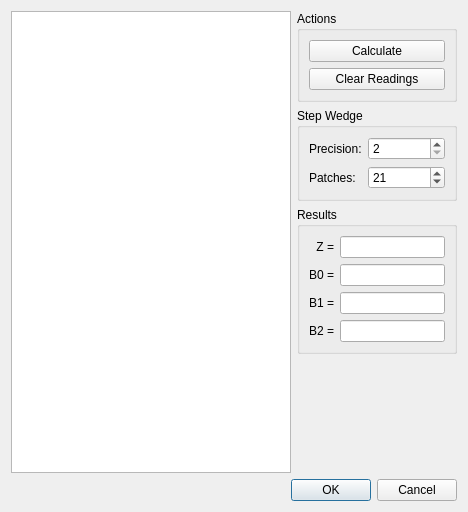
<?xml version="1.0" encoding="UTF-8"?>
<ui version="4.0">
 <class>SlopeCalibrationDialog</class>
 <widget class="QDialog" name="SlopeCalibrationDialog">
  <property name="geometry">
   <rect>
    <x>0</x>
    <y>0</y>
    <width>468</width>
    <height>512</height>
   </rect>
  </property>
  <property name="windowTitle">
   <string>Slope Calibration Tool</string>
  </property>
  <layout class="QVBoxLayout" name="verticalLayout_2">
   <item>
    <layout class="QHBoxLayout" name="horizontalLayout">
     <item>
      <widget class="QTableView" name="tableView">
       <property name="sizePolicy">
        <sizepolicy hsizetype="Fixed" vsizetype="Expanding">
         <horstretch>0</horstretch>
         <verstretch>0</verstretch>
        </sizepolicy>
       </property>
       <property name="minimumSize">
        <size>
         <width>280</width>
         <height>0</height>
        </size>
       </property>
       <property name="baseSize">
        <size>
         <width>0</width>
         <height>0</height>
        </size>
       </property>
      </widget>
     </item>
     <item>
      <layout class="QVBoxLayout" name="verticalLayout">
       <item>
        <widget class="QGroupBox" name="actionsGroupBox">
         <property name="title">
          <string>Actions</string>
         </property>
         <layout class="QVBoxLayout" name="verticalLayout_3">
          <item>
           <widget class="QPushButton" name="calculatePushButton">
            <property name="text">
             <string>Calculate</string>
            </property>
           </widget>
          </item>
          <item>
           <widget class="QPushButton" name="clearPushButton">
            <property name="text">
             <string>Clear Readings</string>
            </property>
           </widget>
          </item>
         </layout>
        </widget>
       </item>
       <item>
        <widget class="QGroupBox" name="wedgeGroupBox">
         <property name="title">
          <string>Step Wedge</string>
         </property>
         <layout class="QFormLayout" name="formLayout">
          <item row="0" column="0">
           <widget class="QLabel" name="wedgePrecLabel">
            <property name="text">
             <string>Precision:</string>
            </property>
           </widget>
          </item>
          <item row="0" column="1">
           <widget class="QSpinBox" name="wedgePrecSpinBox">
            <property name="minimum">
             <number>2</number>
            </property>
            <property name="maximum">
             <number>6</number>
            </property>
           </widget>
          </item>
          <item row="1" column="0">
           <widget class="QLabel" name="wedgeCountLabel">
            <property name="text">
             <string>Patches:</string>
            </property>
           </widget>
          </item>
          <item row="1" column="1">
           <widget class="QSpinBox" name="wedgeCountSpinBox">
            <property name="minimum">
             <number>5</number>
            </property>
            <property name="maximum">
             <number>41</number>
            </property>
            <property name="value">
             <number>21</number>
            </property>
           </widget>
          </item>
         </layout>
        </widget>
       </item>
       <item>
        <widget class="QGroupBox" name="resultsGroupBox">
         <property name="title">
          <string>Results</string>
         </property>
         <layout class="QGridLayout" name="gridLayout">
          <item row="3" column="0">
           <widget class="QLabel" name="b2Label">
            <property name="text">
             <string>B2 =</string>
            </property>
            <property name="alignment">
             <set>Qt::AlignmentFlag::AlignRight|Qt::AlignmentFlag::AlignTrailing|Qt::AlignmentFlag::AlignVCenter</set>
            </property>
           </widget>
          </item>
          <item row="2" column="1">
           <widget class="QLineEdit" name="b1LineEdit">
            <property name="text">
             <string notr="true"/>
            </property>
            <property name="readOnly">
             <bool>true</bool>
            </property>
           </widget>
          </item>
          <item row="2" column="0">
           <widget class="QLabel" name="b1Label">
            <property name="text">
             <string>B1 =</string>
            </property>
            <property name="alignment">
             <set>Qt::AlignmentFlag::AlignRight|Qt::AlignmentFlag::AlignTrailing|Qt::AlignmentFlag::AlignVCenter</set>
            </property>
           </widget>
          </item>
          <item row="1" column="1">
           <widget class="QLineEdit" name="b0LineEdit">
            <property name="text">
             <string notr="true"/>
            </property>
            <property name="readOnly">
             <bool>true</bool>
            </property>
           </widget>
          </item>
          <item row="3" column="1">
           <widget class="QLineEdit" name="b2LineEdit">
            <property name="text">
             <string notr="true"/>
            </property>
            <property name="readOnly">
             <bool>true</bool>
            </property>
           </widget>
          </item>
          <item row="1" column="0">
           <widget class="QLabel" name="b0Label">
            <property name="text">
             <string>B0 =</string>
            </property>
            <property name="alignment">
             <set>Qt::AlignmentFlag::AlignRight|Qt::AlignmentFlag::AlignTrailing|Qt::AlignmentFlag::AlignVCenter</set>
            </property>
           </widget>
          </item>
          <item row="0" column="0">
           <widget class="QLabel" name="zLabel">
            <property name="text">
             <string>Z =</string>
            </property>
            <property name="alignment">
             <set>Qt::AlignmentFlag::AlignRight|Qt::AlignmentFlag::AlignTrailing|Qt::AlignmentFlag::AlignVCenter</set>
            </property>
           </widget>
          </item>
          <item row="0" column="1">
           <widget class="QLineEdit" name="zLineEdit">
            <property name="text">
             <string notr="true"/>
            </property>
            <property name="readOnly">
             <bool>true</bool>
            </property>
           </widget>
          </item>
         </layout>
        </widget>
       </item>
       <item>
        <spacer name="verticalSpacer">
         <property name="orientation">
          <enum>Qt::Orientation::Vertical</enum>
         </property>
         <property name="sizeHint" stdset="0">
          <size>
           <width>20</width>
           <height>40</height>
          </size>
         </property>
        </spacer>
       </item>
      </layout>
     </item>
    </layout>
   </item>
   <item>
    <widget class="QDialogButtonBox" name="buttonBox">
     <property name="orientation">
      <enum>Qt::Orientation::Horizontal</enum>
     </property>
     <property name="standardButtons">
      <set>QDialogButtonBox::StandardButton::Cancel|QDialogButtonBox::StandardButton::Ok</set>
     </property>
    </widget>
   </item>
  </layout>
  <action name="actionCut">
   <property name="text">
    <string>Cu&amp;t</string>
   </property>
   <property name="shortcut">
    <string>Ctrl+X</string>
   </property>
  </action>
  <action name="actionCopy">
   <property name="text">
    <string>&amp;Copy</string>
   </property>
   <property name="shortcut">
    <string>Ctrl+C</string>
   </property>
  </action>
  <action name="actionPaste">
   <property name="text">
    <string>&amp;Paste</string>
   </property>
   <property name="shortcut">
    <string>Ctrl+V</string>
   </property>
  </action>
  <action name="actionDelete">
   <property name="text">
    <string>&amp;Delete</string>
   </property>
   <property name="toolTip">
    <string>Delete</string>
   </property>
   <property name="shortcut">
    <string>Del</string>
   </property>
  </action>
 </widget>
 <tabstops>
  <tabstop>tableView</tabstop>
  <tabstop>calculatePushButton</tabstop>
  <tabstop>clearPushButton</tabstop>
  <tabstop>zLineEdit</tabstop>
  <tabstop>b0LineEdit</tabstop>
  <tabstop>b1LineEdit</tabstop>
  <tabstop>b2LineEdit</tabstop>
 </tabstops>
 <resources/>
 <connections>
  <connection>
   <sender>buttonBox</sender>
   <signal>accepted()</signal>
   <receiver>SlopeCalibrationDialog</receiver>
   <slot>accept()</slot>
   <hints>
    <hint type="sourcelabel">
     <x>248</x>
     <y>254</y>
    </hint>
    <hint type="destinationlabel">
     <x>157</x>
     <y>274</y>
    </hint>
   </hints>
  </connection>
  <connection>
   <sender>buttonBox</sender>
   <signal>rejected()</signal>
   <receiver>SlopeCalibrationDialog</receiver>
   <slot>reject()</slot>
   <hints>
    <hint type="sourcelabel">
     <x>316</x>
     <y>260</y>
    </hint>
    <hint type="destinationlabel">
     <x>286</x>
     <y>274</y>
    </hint>
   </hints>
  </connection>
 </connections>
</ui>
